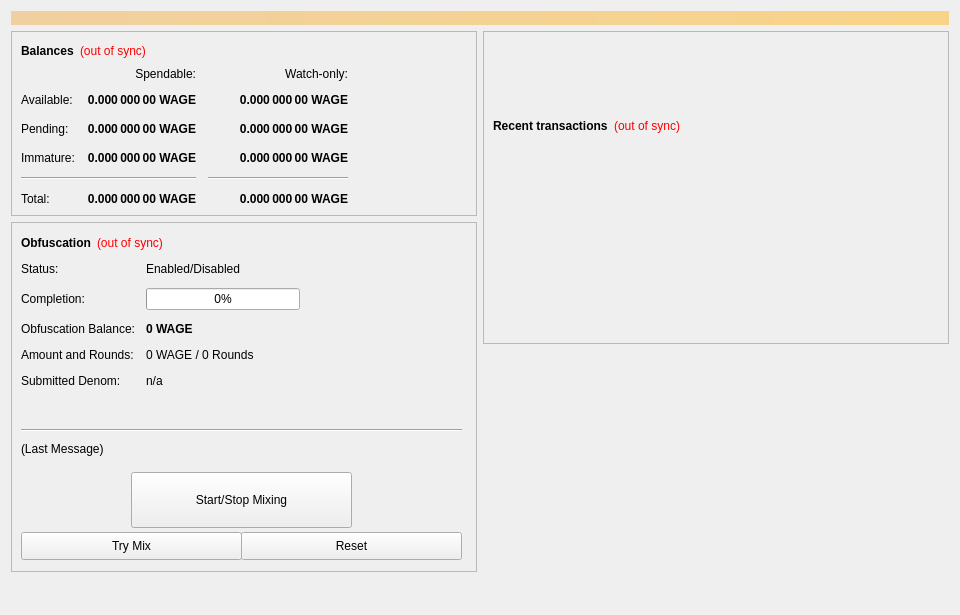
<?xml version="1.0" encoding="UTF-8"?>
<ui version="4.0">
 <class>OverviewPage</class>
 <widget class="QWidget" name="OverviewPage">
  <property name="geometry">
   <rect>
    <x>0</x>
    <y>0</y>
    <width>960</width>
    <height>615</height>
   </rect>
  </property>
  <property name="minimumSize">
   <size>
    <width>960</width>
    <height>0</height>
   </size>
  </property>
  <property name="windowTitle">
   <string>Form</string>
  </property>
  <layout class="QVBoxLayout" name="topLayout">
   <item>
    <widget class="QLabel" name="labelAlerts">
     <property name="visible">
      <bool>false</bool>
     </property>
     <property name="styleSheet">
      <string notr="true">background-color: qlineargradient(x1: 0, y1: 0, x2: 1, y2: 0, stop:0 #F0D0A0, stop:1 #F8D488); color:#000000;</string>
     </property>
     <property name="wordWrap">
      <bool>true</bool>
     </property>
     <property name="margin">
      <number>3</number>
     </property>
    </widget>
   </item>
   <item>
    <layout class="QHBoxLayout" name="horizontalLayout" stretch="1,1">
     <item>
      <layout class="QVBoxLayout" name="verticalLayout_2">
       <item>
        <widget class="QFrame" name="frame">
         <property name="frameShape">
          <enum>QFrame::StyledPanel</enum>
         </property>
         <property name="frameShadow">
          <enum>QFrame::Raised</enum>
         </property>
         <layout class="QVBoxLayout" name="verticalLayout_4">
          <item>
           <layout class="QHBoxLayout" name="horizontalLayout_4">
            <item>
             <widget class="QLabel" name="label_5">
              <property name="font">
               <font>
                <weight>75</weight>
                <bold>true</bold>
               </font>
              </property>
              <property name="text">
               <string>Balances</string>
              </property>
             </widget>
            </item>
            <item>
             <widget class="QLabel" name="labelWalletStatus">
              <property name="cursor">
               <cursorShape>WhatsThisCursor</cursorShape>
              </property>
              <property name="toolTip">
               <string>The displayed information may be out of date. Your wallet automatically synchronizes with the Digiwage network after a connection is established, but this process has not completed yet.</string>
              </property>
              <property name="styleSheet">
               <string notr="true">QLabel { color: red; }</string>
              </property>
              <property name="text">
               <string notr="true">(out of sync)</string>
              </property>
              <property name="alignment">
               <set>Qt::AlignLeading|Qt::AlignLeft|Qt::AlignVCenter</set>
              </property>
             </widget>
            </item>
            <item>
             <spacer name="horizontalSpacer_3">
              <property name="orientation">
               <enum>Qt::Horizontal</enum>
              </property>
              <property name="sizeHint" stdset="0">
               <size>
                <width>40</width>
                <height>20</height>
               </size>
              </property>
             </spacer>
            </item>
           </layout>
          </item>
          <item>
           <layout class="QGridLayout" name="gridLayout">
            <property name="spacing">
             <number>12</number>
            </property>
            <item row="2" column="2">
             <widget class="QLabel" name="labelWatchPending">
              <property name="font">
               <font>
                <weight>75</weight>
                <bold>true</bold>
               </font>
              </property>
              <property name="cursor">
               <cursorShape>IBeamCursor</cursorShape>
              </property>
              <property name="toolTip">
               <string>Unconfirmed transactions to watch-only addresses</string>
              </property>
              <property name="text">
               <string notr="true">0.000 000 00 WAGE</string>
              </property>
              <property name="alignment">
               <set>Qt::AlignRight|Qt::AlignTrailing|Qt::AlignVCenter</set>
              </property>
              <property name="textInteractionFlags">
               <set>Qt::LinksAccessibleByMouse|Qt::TextSelectableByKeyboard|Qt::TextSelectableByMouse</set>
              </property>
             </widget>
            </item>
            <item row="2" column="1">
             <widget class="QLabel" name="labelUnconfirmed">
              <property name="font">
               <font>
                <weight>75</weight>
                <bold>true</bold>
               </font>
              </property>
              <property name="cursor">
               <cursorShape>IBeamCursor</cursorShape>
              </property>
              <property name="toolTip">
               <string>Total of transactions that have yet to be confirmed, and do not yet count toward the spendable balance</string>
              </property>
              <property name="text">
               <string notr="true">0.000 000 00 WAGE</string>
              </property>
              <property name="alignment">
               <set>Qt::AlignRight|Qt::AlignTrailing|Qt::AlignVCenter</set>
              </property>
              <property name="textInteractionFlags">
               <set>Qt::LinksAccessibleByMouse|Qt::TextSelectableByKeyboard|Qt::TextSelectableByMouse</set>
              </property>
             </widget>
            </item>
            <item row="3" column="2">
             <widget class="QLabel" name="labelWatchImmature">
              <property name="font">
               <font>
                <weight>75</weight>
                <bold>true</bold>
               </font>
              </property>
              <property name="cursor">
               <cursorShape>IBeamCursor</cursorShape>
              </property>
              <property name="toolTip">
               <string>Staked or masternode rewards in watch-only addresses that has not yet matured</string>
              </property>
              <property name="text">
               <string notr="true">0.000 000 00 WAGE</string>
              </property>
              <property name="alignment">
               <set>Qt::AlignRight|Qt::AlignTrailing|Qt::AlignVCenter</set>
              </property>
              <property name="textInteractionFlags">
               <set>Qt::LinksAccessibleByMouse|Qt::TextSelectableByKeyboard|Qt::TextSelectableByMouse</set>
              </property>
             </widget>
            </item>
            <item row="4" column="0" colspan="2">
             <widget class="Line" name="lineSpendableBalance">
              <property name="orientation">
               <enum>Qt::Horizontal</enum>
              </property>
             </widget>
            </item>
            <item row="4" column="2">
             <widget class="Line" name="lineWatchBalance">
              <property name="sizePolicy">
               <sizepolicy hsizetype="Preferred" vsizetype="Fixed">
                <horstretch>0</horstretch>
                <verstretch>0</verstretch>
               </sizepolicy>
              </property>
              <property name="minimumSize">
               <size>
                <width>140</width>
                <height>0</height>
               </size>
              </property>
              <property name="orientation">
               <enum>Qt::Horizontal</enum>
              </property>
             </widget>
            </item>
            <item row="5" column="0">
             <widget class="QLabel" name="labelTotalText">
              <property name="text">
               <string>Total:</string>
              </property>
             </widget>
            </item>
            <item row="3" column="1">
             <widget class="QLabel" name="labelImmature">
              <property name="font">
               <font>
                <weight>75</weight>
                <bold>true</bold>
               </font>
              </property>
              <property name="cursor">
               <cursorShape>IBeamCursor</cursorShape>
              </property>
              <property name="toolTip">
               <string>Staked or masternode rewards that has not yet matured</string>
              </property>
              <property name="text">
               <string notr="true">0.000 000 00 WAGE</string>
              </property>
              <property name="alignment">
               <set>Qt::AlignRight|Qt::AlignTrailing|Qt::AlignVCenter</set>
              </property>
              <property name="textInteractionFlags">
               <set>Qt::LinksAccessibleByMouse|Qt::TextSelectableByKeyboard|Qt::TextSelectableByMouse</set>
              </property>
             </widget>
            </item>
            <item row="2" column="3">
             <spacer name="horizontalSpacer_2">
              <property name="orientation">
               <enum>Qt::Horizontal</enum>
              </property>
              <property name="sizeHint" stdset="0">
               <size>
                <width>40</width>
                <height>20</height>
               </size>
              </property>
             </spacer>
            </item>
            <item row="3" column="0">
             <widget class="QLabel" name="labelImmatureText">
              <property name="text">
               <string>Immature:</string>
              </property>
             </widget>
            </item>
            <item row="5" column="1">
             <widget class="QLabel" name="labelTotal">
              <property name="font">
               <font>
                <weight>75</weight>
                <bold>true</bold>
               </font>
              </property>
              <property name="cursor">
               <cursorShape>IBeamCursor</cursorShape>
              </property>
              <property name="toolTip">
               <string>Your current total balance</string>
              </property>
              <property name="text">
               <string notr="true">0.000 000 00 WAGE</string>
              </property>
              <property name="alignment">
               <set>Qt::AlignRight|Qt::AlignTrailing|Qt::AlignVCenter</set>
              </property>
              <property name="textInteractionFlags">
               <set>Qt::LinksAccessibleByMouse|Qt::TextSelectableByKeyboard|Qt::TextSelectableByMouse</set>
              </property>
             </widget>
            </item>
            <item row="5" column="2">
             <widget class="QLabel" name="labelWatchTotal">
              <property name="font">
               <font>
                <weight>75</weight>
                <bold>true</bold>
               </font>
              </property>
              <property name="cursor">
               <cursorShape>IBeamCursor</cursorShape>
              </property>
              <property name="toolTip">
               <string>Current total balance in watch-only addresses</string>
              </property>
              <property name="text">
               <string notr="true">0.000 000 00 WAGE</string>
              </property>
              <property name="alignment">
               <set>Qt::AlignRight|Qt::AlignTrailing|Qt::AlignVCenter</set>
              </property>
              <property name="textInteractionFlags">
               <set>Qt::LinksAccessibleByMouse|Qt::TextSelectableByKeyboard|Qt::TextSelectableByMouse</set>
              </property>
             </widget>
            </item>
            <item row="0" column="2">
             <widget class="QLabel" name="labelWatchonly">
              <property name="text">
               <string>Watch-only:</string>
              </property>
              <property name="alignment">
               <set>Qt::AlignRight|Qt::AlignTrailing|Qt::AlignVCenter</set>
              </property>
             </widget>
            </item>
            <item row="1" column="0">
             <widget class="QLabel" name="labelBalanceText">
              <property name="text">
               <string>Available:</string>
              </property>
             </widget>
            </item>
            <item row="1" column="1">
             <widget class="QLabel" name="labelBalance">
              <property name="font">
               <font>
                <weight>75</weight>
                <bold>true</bold>
               </font>
              </property>
              <property name="cursor">
               <cursorShape>IBeamCursor</cursorShape>
              </property>
              <property name="toolTip">
               <string>Your current spendable balance</string>
              </property>
              <property name="text">
               <string notr="true">0.000 000 00 WAGE</string>
              </property>
              <property name="alignment">
               <set>Qt::AlignRight|Qt::AlignTrailing|Qt::AlignVCenter</set>
              </property>
              <property name="textInteractionFlags">
               <set>Qt::LinksAccessibleByMouse|Qt::TextSelectableByKeyboard|Qt::TextSelectableByMouse</set>
              </property>
             </widget>
            </item>
            <item row="1" column="2">
             <widget class="QLabel" name="labelWatchAvailable">
              <property name="font">
               <font>
                <weight>75</weight>
                <bold>true</bold>
               </font>
              </property>
              <property name="cursor">
               <cursorShape>IBeamCursor</cursorShape>
              </property>
              <property name="toolTip">
               <string>Your current balance in watch-only addresses</string>
              </property>
              <property name="text">
               <string notr="true">0.000 000 00 WAGE</string>
              </property>
              <property name="alignment">
               <set>Qt::AlignRight|Qt::AlignTrailing|Qt::AlignVCenter</set>
              </property>
              <property name="textInteractionFlags">
               <set>Qt::LinksAccessibleByMouse|Qt::TextSelectableByKeyboard|Qt::TextSelectableByMouse</set>
              </property>
             </widget>
            </item>
            <item row="2" column="0">
             <widget class="QLabel" name="labelPendingText">
              <property name="text">
               <string>Pending:</string>
              </property>
             </widget>
            </item>
            <item row="0" column="1">
             <widget class="QLabel" name="labelSpendable">
              <property name="text">
               <string>Spendable:</string>
              </property>
              <property name="alignment">
               <set>Qt::AlignRight|Qt::AlignTrailing|Qt::AlignVCenter</set>
              </property>
             </widget>
            </item>
           </layout>
          </item>
         </layout>
        </widget>
       </item>
       <item>
        <widget class="QFrame" name="frameObfuscation">
         <property name="minimumSize">
          <size>
           <width>0</width>
           <height>350</height>
          </size>
         </property>
         <property name="layoutDirection">
          <enum>Qt::LeftToRight</enum>
         </property>
         <property name="frameShape">
          <enum>QFrame::StyledPanel</enum>
         </property>
         <property name="frameShadow">
          <enum>QFrame::Raised</enum>
         </property>
         <widget class="QWidget" name="formLayoutWidget">
          <property name="geometry">
           <rect>
            <x>10</x>
            <y>40</y>
            <width>451</width>
            <height>161</height>
           </rect>
          </property>
          <layout class="QFormLayout" name="formLayout">
           <property name="fieldGrowthPolicy">
            <enum>QFormLayout::AllNonFixedFieldsGrow</enum>
           </property>
           <property name="horizontalSpacing">
            <number>11</number>
           </property>
           <property name="verticalSpacing">
            <number>12</number>
           </property>
           <item row="0" column="0">
            <widget class="QLabel" name="label_6">
             <property name="text">
              <string>Status:</string>
             </property>
            </widget>
           </item>
           <item row="1" column="0">
            <widget class="QLabel" name="label_7">
             <property name="text">
              <string>Completion:</string>
             </property>
            </widget>
           </item>
           <item row="1" column="1">
            <widget class="QProgressBar" name="obfuscationProgress">
             <property name="maximumSize">
              <size>
               <width>154</width>
               <height>16777215</height>
              </size>
             </property>
             <property name="value">
              <number>0</number>
             </property>
            </widget>
           </item>
           <item row="2" column="0">
            <widget class="QLabel" name="labelAnonymizedText">
             <property name="text">
              <string>Obfuscation Balance:</string>
             </property>
            </widget>
           </item>
           <item row="2" column="1">
            <widget class="QLabel" name="labelAnonymized">
             <property name="font">
              <font>
               <weight>75</weight>
               <bold>true</bold>
              </font>
             </property>
             <property name="text">
              <string notr="true">0 WAGE</string>
             </property>
            </widget>
           </item>
           <item row="3" column="0">
            <widget class="QLabel" name="label_8">
             <property name="text">
              <string>Amount and Rounds:</string>
             </property>
            </widget>
           </item>
           <item row="3" column="1">
            <widget class="QLabel" name="labelAmountRounds">
             <property name="text">
              <string>0 WAGE / 0 Rounds</string>
             </property>
            </widget>
           </item>
           <item row="4" column="0">
            <widget class="QLabel" name="label_9">
             <property name="text">
              <string>Submitted Denom:</string>
             </property>
            </widget>
           </item>
           <item row="4" column="1">
            <widget class="QLabel" name="labelSubmittedDenom">
             <property name="toolTip">
              <string>The denominations you submitted to the Masternode.&lt;br&gt;To mix, other users must submit the exact same denominations.</string>
             </property>
             <property name="text">
              <string>n/a</string>
             </property>
            </widget>
           </item>
           <item row="0" column="1">
            <widget class="QLabel" name="obfuscationEnabled">
             <property name="text">
              <string>Enabled/Disabled</string>
             </property>
            </widget>
           </item>
          </layout>
         </widget>
         <widget class="QPushButton" name="runAutoDenom">
          <property name="geometry">
           <rect>
            <x>251</x>
            <y>17</y>
            <width>1</width>
            <height>1</height>
           </rect>
          </property>
          <property name="palette">
           <palette>
            <active>
             <colorrole role="WindowText">
              <brush brushstyle="SolidPattern">
               <color alpha="255">
                <red>0</red>
                <green>0</green>
                <blue>0</blue>
               </color>
              </brush>
             </colorrole>
             <colorrole role="Button">
              <brush brushstyle="SolidPattern">
               <color alpha="255">
                <red>239</red>
                <green>238</green>
                <blue>238</blue>
               </color>
              </brush>
             </colorrole>
             <colorrole role="Light">
              <brush brushstyle="SolidPattern">
               <color alpha="255">
                <red>255</red>
                <green>255</green>
                <blue>255</blue>
               </color>
              </brush>
             </colorrole>
             <colorrole role="Midlight">
              <brush brushstyle="SolidPattern">
               <color alpha="255">
                <red>247</red>
                <green>246</green>
                <blue>246</blue>
               </color>
              </brush>
             </colorrole>
             <colorrole role="Dark">
              <brush brushstyle="SolidPattern">
               <color alpha="255">
                <red>119</red>
                <green>119</green>
                <blue>119</blue>
               </color>
              </brush>
             </colorrole>
             <colorrole role="Mid">
              <brush brushstyle="SolidPattern">
               <color alpha="255">
                <red>159</red>
                <green>159</green>
                <blue>159</blue>
               </color>
              </brush>
             </colorrole>
             <colorrole role="Text">
              <brush brushstyle="SolidPattern">
               <color alpha="255">
                <red>0</red>
                <green>0</green>
                <blue>0</blue>
               </color>
              </brush>
             </colorrole>
             <colorrole role="BrightText">
              <brush brushstyle="SolidPattern">
               <color alpha="255">
                <red>255</red>
                <green>255</green>
                <blue>255</blue>
               </color>
              </brush>
             </colorrole>
             <colorrole role="ButtonText">
              <brush brushstyle="SolidPattern">
               <color alpha="255">
                <red>0</red>
                <green>0</green>
                <blue>0</blue>
               </color>
              </brush>
             </colorrole>
             <colorrole role="Base">
              <brush brushstyle="SolidPattern">
               <color alpha="255">
                <red>255</red>
                <green>255</green>
                <blue>255</blue>
               </color>
              </brush>
             </colorrole>
             <colorrole role="Window">
              <brush brushstyle="SolidPattern">
               <color alpha="255">
                <red>239</red>
                <green>238</green>
                <blue>238</blue>
               </color>
              </brush>
             </colorrole>
             <colorrole role="Shadow">
              <brush brushstyle="SolidPattern">
               <color alpha="255">
                <red>0</red>
                <green>0</green>
                <blue>0</blue>
               </color>
              </brush>
             </colorrole>
             <colorrole role="AlternateBase">
              <brush brushstyle="SolidPattern">
               <color alpha="255">
                <red>247</red>
                <green>246</green>
                <blue>246</blue>
               </color>
              </brush>
             </colorrole>
             <colorrole role="ToolTipBase">
              <brush brushstyle="SolidPattern">
               <color alpha="255">
                <red>255</red>
                <green>255</green>
                <blue>220</blue>
               </color>
              </brush>
             </colorrole>
             <colorrole role="ToolTipText">
              <brush brushstyle="SolidPattern">
               <color alpha="255">
                <red>0</red>
                <green>0</green>
                <blue>0</blue>
               </color>
              </brush>
             </colorrole>
            </active>
            <inactive>
             <colorrole role="WindowText">
              <brush brushstyle="SolidPattern">
               <color alpha="255">
                <red>0</red>
                <green>0</green>
                <blue>0</blue>
               </color>
              </brush>
             </colorrole>
             <colorrole role="Button">
              <brush brushstyle="SolidPattern">
               <color alpha="255">
                <red>239</red>
                <green>238</green>
                <blue>238</blue>
               </color>
              </brush>
             </colorrole>
             <colorrole role="Light">
              <brush brushstyle="SolidPattern">
               <color alpha="255">
                <red>255</red>
                <green>255</green>
                <blue>255</blue>
               </color>
              </brush>
             </colorrole>
             <colorrole role="Midlight">
              <brush brushstyle="SolidPattern">
               <color alpha="255">
                <red>247</red>
                <green>246</green>
                <blue>246</blue>
               </color>
              </brush>
             </colorrole>
             <colorrole role="Dark">
              <brush brushstyle="SolidPattern">
               <color alpha="255">
                <red>119</red>
                <green>119</green>
                <blue>119</blue>
               </color>
              </brush>
             </colorrole>
             <colorrole role="Mid">
              <brush brushstyle="SolidPattern">
               <color alpha="255">
                <red>159</red>
                <green>159</green>
                <blue>159</blue>
               </color>
              </brush>
             </colorrole>
             <colorrole role="Text">
              <brush brushstyle="SolidPattern">
               <color alpha="255">
                <red>0</red>
                <green>0</green>
                <blue>0</blue>
               </color>
              </brush>
             </colorrole>
             <colorrole role="BrightText">
              <brush brushstyle="SolidPattern">
               <color alpha="255">
                <red>255</red>
                <green>255</green>
                <blue>255</blue>
               </color>
              </brush>
             </colorrole>
             <colorrole role="ButtonText">
              <brush brushstyle="SolidPattern">
               <color alpha="255">
                <red>0</red>
                <green>0</green>
                <blue>0</blue>
               </color>
              </brush>
             </colorrole>
             <colorrole role="Base">
              <brush brushstyle="SolidPattern">
               <color alpha="255">
                <red>255</red>
                <green>255</green>
                <blue>255</blue>
               </color>
              </brush>
             </colorrole>
             <colorrole role="Window">
              <brush brushstyle="SolidPattern">
               <color alpha="255">
                <red>239</red>
                <green>238</green>
                <blue>238</blue>
               </color>
              </brush>
             </colorrole>
             <colorrole role="Shadow">
              <brush brushstyle="SolidPattern">
               <color alpha="255">
                <red>0</red>
                <green>0</green>
                <blue>0</blue>
               </color>
              </brush>
             </colorrole>
             <colorrole role="AlternateBase">
              <brush brushstyle="SolidPattern">
               <color alpha="255">
                <red>247</red>
                <green>246</green>
                <blue>246</blue>
               </color>
              </brush>
             </colorrole>
             <colorrole role="ToolTipBase">
              <brush brushstyle="SolidPattern">
               <color alpha="255">
                <red>255</red>
                <green>255</green>
                <blue>220</blue>
               </color>
              </brush>
             </colorrole>
             <colorrole role="ToolTipText">
              <brush brushstyle="SolidPattern">
               <color alpha="255">
                <red>0</red>
                <green>0</green>
                <blue>0</blue>
               </color>
              </brush>
             </colorrole>
            </inactive>
            <disabled>
             <colorrole role="WindowText">
              <brush brushstyle="SolidPattern">
               <color alpha="255">
                <red>119</red>
                <green>119</green>
                <blue>119</blue>
               </color>
              </brush>
             </colorrole>
             <colorrole role="Button">
              <brush brushstyle="SolidPattern">
               <color alpha="255">
                <red>239</red>
                <green>238</green>
                <blue>238</blue>
               </color>
              </brush>
             </colorrole>
             <colorrole role="Light">
              <brush brushstyle="SolidPattern">
               <color alpha="255">
                <red>255</red>
                <green>255</green>
                <blue>255</blue>
               </color>
              </brush>
             </colorrole>
             <colorrole role="Midlight">
              <brush brushstyle="SolidPattern">
               <color alpha="255">
                <red>247</red>
                <green>246</green>
                <blue>246</blue>
               </color>
              </brush>
             </colorrole>
             <colorrole role="Dark">
              <brush brushstyle="SolidPattern">
               <color alpha="255">
                <red>119</red>
                <green>119</green>
                <blue>119</blue>
               </color>
              </brush>
             </colorrole>
             <colorrole role="Mid">
              <brush brushstyle="SolidPattern">
               <color alpha="255">
                <red>159</red>
                <green>159</green>
                <blue>159</blue>
               </color>
              </brush>
             </colorrole>
             <colorrole role="Text">
              <brush brushstyle="SolidPattern">
               <color alpha="255">
                <red>119</red>
                <green>119</green>
                <blue>119</blue>
               </color>
              </brush>
             </colorrole>
             <colorrole role="BrightText">
              <brush brushstyle="SolidPattern">
               <color alpha="255">
                <red>255</red>
                <green>255</green>
                <blue>255</blue>
               </color>
              </brush>
             </colorrole>
             <colorrole role="ButtonText">
              <brush brushstyle="SolidPattern">
               <color alpha="255">
                <red>119</red>
                <green>119</green>
                <blue>119</blue>
               </color>
              </brush>
             </colorrole>
             <colorrole role="Base">
              <brush brushstyle="SolidPattern">
               <color alpha="255">
                <red>239</red>
                <green>238</green>
                <blue>238</blue>
               </color>
              </brush>
             </colorrole>
             <colorrole role="Window">
              <brush brushstyle="SolidPattern">
               <color alpha="255">
                <red>239</red>
                <green>238</green>
                <blue>238</blue>
               </color>
              </brush>
             </colorrole>
             <colorrole role="Shadow">
              <brush brushstyle="SolidPattern">
               <color alpha="255">
                <red>0</red>
                <green>0</green>
                <blue>0</blue>
               </color>
              </brush>
             </colorrole>
             <colorrole role="AlternateBase">
              <brush brushstyle="SolidPattern">
               <color alpha="255">
                <red>239</red>
                <green>238</green>
                <blue>238</blue>
               </color>
              </brush>
             </colorrole>
             <colorrole role="ToolTipBase">
              <brush brushstyle="SolidPattern">
               <color alpha="255">
                <red>255</red>
                <green>255</green>
                <blue>220</blue>
               </color>
              </brush>
             </colorrole>
             <colorrole role="ToolTipText">
              <brush brushstyle="SolidPattern">
               <color alpha="255">
                <red>0</red>
                <green>0</green>
                <blue>0</blue>
               </color>
              </brush>
             </colorrole>
            </disabled>
           </palette>
          </property>
          <property name="focusPolicy">
           <enum>Qt::NoFocus</enum>
          </property>
          <property name="autoFillBackground">
           <bool>true</bool>
          </property>
          <property name="text">
           <string/>
          </property>
          <property name="flat">
           <bool>true</bool>
          </property>
         </widget>
         <widget class="QPushButton" name="toggleObfuscation">
          <property name="geometry">
           <rect>
            <x>120</x>
            <y>250</y>
            <width>221</width>
            <height>56</height>
           </rect>
          </property>
          <property name="sizePolicy">
           <sizepolicy hsizetype="MinimumExpanding" vsizetype="Fixed">
            <horstretch>0</horstretch>
            <verstretch>0</verstretch>
           </sizepolicy>
          </property>
          <property name="text">
           <string>Start/Stop Mixing</string>
          </property>
         </widget>
         <widget class="Line" name="lineLastMessage">
          <property name="geometry">
           <rect>
            <x>10</x>
            <y>200</y>
            <width>441</width>
            <height>16</height>
           </rect>
          </property>
          <property name="orientation">
           <enum>Qt::Horizontal</enum>
          </property>
         </widget>
         <widget class="QLabel" name="obfuscationStatus">
          <property name="geometry">
           <rect>
            <x>10</x>
            <y>220</y>
            <width>451</width>
            <height>61</height>
           </rect>
          </property>
          <property name="minimumSize">
           <size>
            <width>288</width>
            <height>43</height>
           </size>
          </property>
          <property name="text">
           <string>(Last Message)</string>
          </property>
          <property name="alignment">
           <set>Qt::AlignLeading|Qt::AlignLeft|Qt::AlignTop</set>
          </property>
          <property name="wordWrap">
           <bool>true</bool>
          </property>
         </widget>
         <widget class="QPushButton" name="obfuscationAuto">
          <property name="geometry">
           <rect>
            <x>10</x>
            <y>310</y>
            <width>221</width>
            <height>28</height>
           </rect>
          </property>
          <property name="sizePolicy">
           <sizepolicy hsizetype="MinimumExpanding" vsizetype="Fixed">
            <horstretch>0</horstretch>
            <verstretch>0</verstretch>
           </sizepolicy>
          </property>
          <property name="toolTip">
           <string>Try to manually submit a Obfuscation request.</string>
          </property>
          <property name="text">
           <string>Try Mix</string>
          </property>
         </widget>
         <widget class="QPushButton" name="obfuscationReset">
          <property name="geometry">
           <rect>
            <x>230</x>
            <y>310</y>
            <width>221</width>
            <height>28</height>
           </rect>
          </property>
          <property name="sizePolicy">
           <sizepolicy hsizetype="MinimumExpanding" vsizetype="Fixed">
            <horstretch>0</horstretch>
            <verstretch>0</verstretch>
           </sizepolicy>
          </property>
          <property name="toolTip">
           <string>Reset the current status of Obfuscation (can interrupt Obfuscation if it's in the process of Mixing, which can cost you money!)</string>
          </property>
          <property name="autoFillBackground">
           <bool>false</bool>
          </property>
          <property name="text">
           <string>Reset</string>
          </property>
         </widget>
         <widget class="QWidget" name="layoutWidget">
          <property name="geometry">
           <rect>
            <x>10</x>
            <y>10</y>
            <width>431</width>
            <height>22</height>
           </rect>
          </property>
          <layout class="QHBoxLayout" name="horizontalLayout_5">
           <item>
            <widget class="QLabel" name="label_2">
             <property name="font">
              <font>
               <weight>75</weight>
               <bold>true</bold>
              </font>
             </property>
             <property name="text">
              <string>Obfuscation</string>
             </property>
            </widget>
           </item>
           <item>
            <widget class="QLabel" name="labelObfuscationSyncStatus">
             <property name="toolTip">
              <string>The displayed information may be out of date. Your wallet automatically synchronizes with the Digiwage network after a connection is established, but this process has not completed yet.</string>
             </property>
             <property name="styleSheet">
              <string notr="true">QLabel { color: red; }</string>
             </property>
             <property name="text">
              <string notr="true">(out of sync)</string>
             </property>
             <property name="alignment">
              <set>Qt::AlignLeading|Qt::AlignLeft|Qt::AlignVCenter</set>
             </property>
            </widget>
           </item>
           <item>
            <spacer name="horizontalSpacer_4">
             <property name="orientation">
              <enum>Qt::Horizontal</enum>
             </property>
             <property name="sizeHint" stdset="0">
              <size>
               <width>40</width>
               <height>20</height>
              </size>
             </property>
            </spacer>
           </item>
          </layout>
         </widget>
        </widget>
       </item>
       <item>
        <spacer name="verticalSpacer">
         <property name="orientation">
          <enum>Qt::Vertical</enum>
         </property>
         <property name="sizeHint" stdset="0">
          <size>
           <width>20</width>
           <height>40</height>
          </size>
         </property>
        </spacer>
       </item>
      </layout>
     </item>
     <item>
      <layout class="QVBoxLayout" name="verticalLayout_3">
       <item>
        <widget class="QFrame" name="frame_2">
         <property name="frameShape">
          <enum>QFrame::StyledPanel</enum>
         </property>
         <property name="frameShadow">
          <enum>QFrame::Raised</enum>
         </property>
         <layout class="QVBoxLayout" name="verticalLayout">
          <item>
           <spacer name="verticalSpacer_3">
            <property name="orientation">
             <enum>Qt::Vertical</enum>
            </property>
            <property name="sizeType">
             <enum>QSizePolicy::Fixed</enum>
            </property>
            <property name="sizeHint" stdset="0">
             <size>
              <width>20</width>
              <height>75</height>
             </size>
            </property>
           </spacer>
          </item>
          <item>
           <layout class="QHBoxLayout" name="horizontalLayout_2">
            <item>
             <widget class="QLabel" name="label_4">
              <property name="font">
               <font>
                <weight>75</weight>
                <bold>true</bold>
               </font>
              </property>
              <property name="text">
               <string>Recent transactions</string>
              </property>
             </widget>
            </item>
            <item>
             <widget class="QLabel" name="labelTransactionsStatus">
              <property name="cursor">
               <cursorShape>WhatsThisCursor</cursorShape>
              </property>
              <property name="toolTip">
               <string>The displayed information may be out of date. Your wallet automatically synchronizes with the Digiwage network after a connection is established, but this process has not completed yet.</string>
              </property>
              <property name="styleSheet">
               <string notr="true">QLabel { color: red; }</string>
              </property>
              <property name="text">
               <string notr="true">(out of sync)</string>
              </property>
              <property name="alignment">
               <set>Qt::AlignRight|Qt::AlignTrailing|Qt::AlignVCenter</set>
              </property>
             </widget>
            </item>
            <item>
             <spacer name="horizontalSpacer">
              <property name="orientation">
               <enum>Qt::Horizontal</enum>
              </property>
              <property name="sizeHint" stdset="0">
               <size>
                <width>40</width>
                <height>20</height>
               </size>
              </property>
             </spacer>
            </item>
           </layout>
          </item>
          <item>
           <widget class="QListView" name="listTransactions">
            <property name="styleSheet">
             <string notr="true">QListView { background: transparent; }</string>
            </property>
            <property name="frameShape">
             <enum>QFrame::NoFrame</enum>
            </property>
            <property name="verticalScrollBarPolicy">
             <enum>Qt::ScrollBarAlwaysOff</enum>
            </property>
            <property name="horizontalScrollBarPolicy">
             <enum>Qt::ScrollBarAlwaysOff</enum>
            </property>
            <property name="selectionMode">
             <enum>QAbstractItemView::NoSelection</enum>
            </property>
           </widget>
          </item>
         </layout>
        </widget>
       </item>
       <item>
        <spacer name="verticalSpacer_2">
         <property name="orientation">
          <enum>Qt::Vertical</enum>
         </property>
         <property name="sizeType">
          <enum>QSizePolicy::Expanding</enum>
         </property>
         <property name="sizeHint" stdset="0">
          <size>
           <width>20</width>
           <height>40</height>
          </size>
         </property>
        </spacer>
       </item>
      </layout>
     </item>
    </layout>
   </item>
  </layout>
 </widget>
 <resources/>
 <connections/>
</ui>
